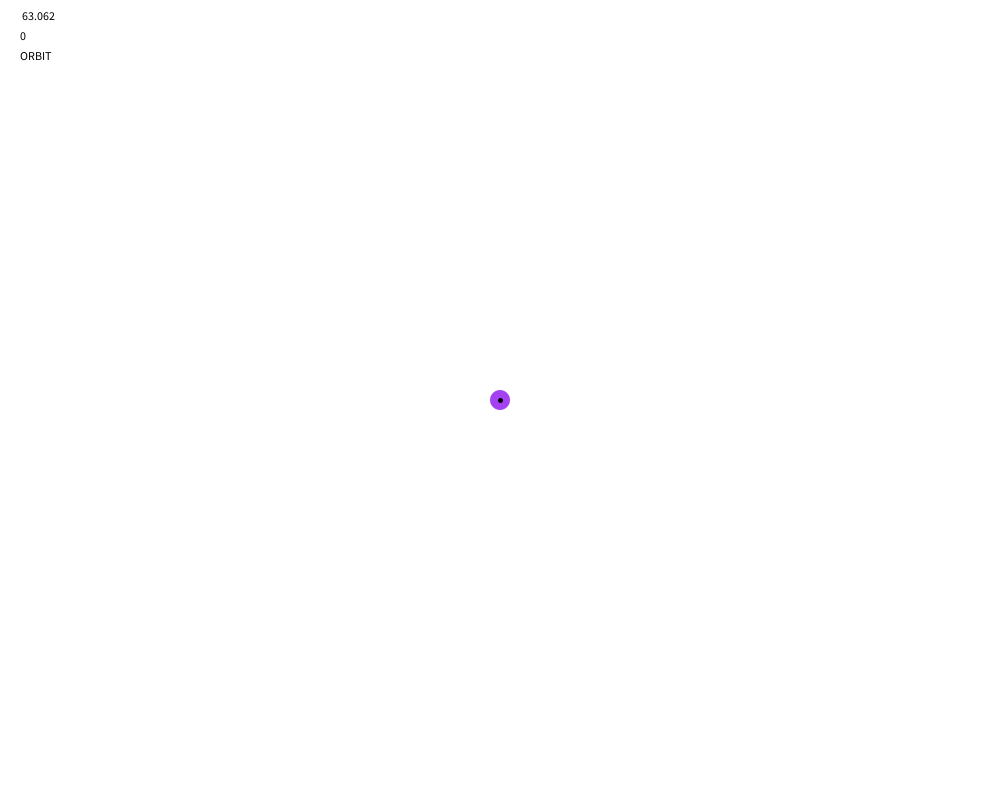
Frame 1 (no input)
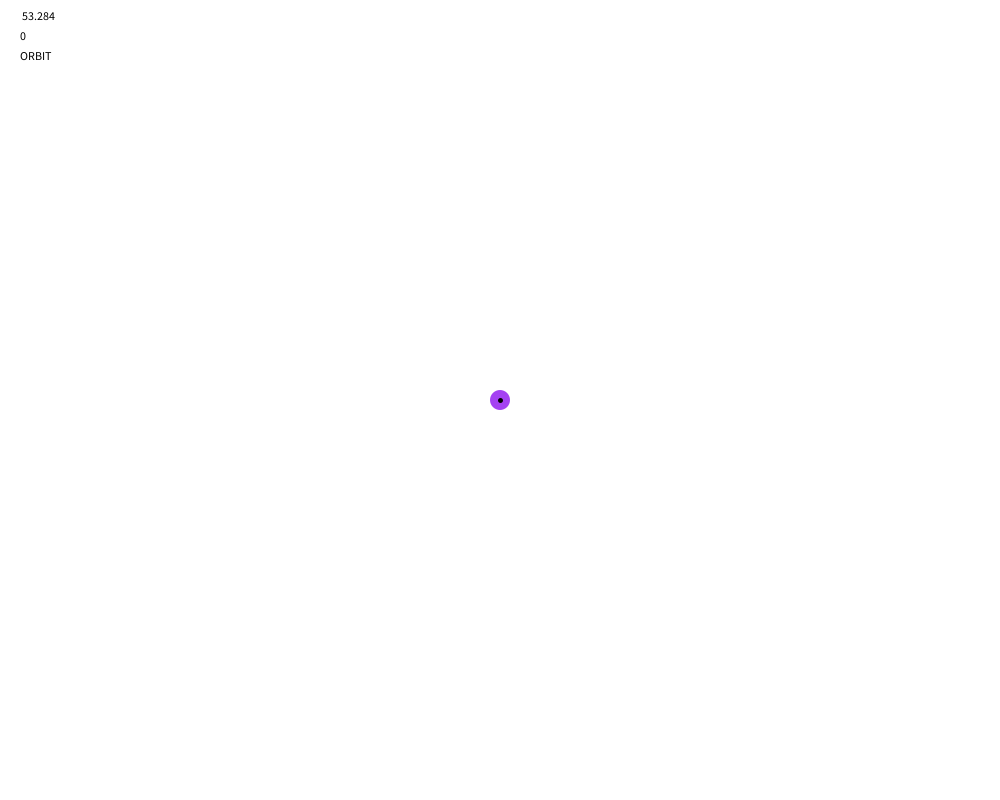
Frame 60 (the mouse pressed at the canvas centre just before this capture)
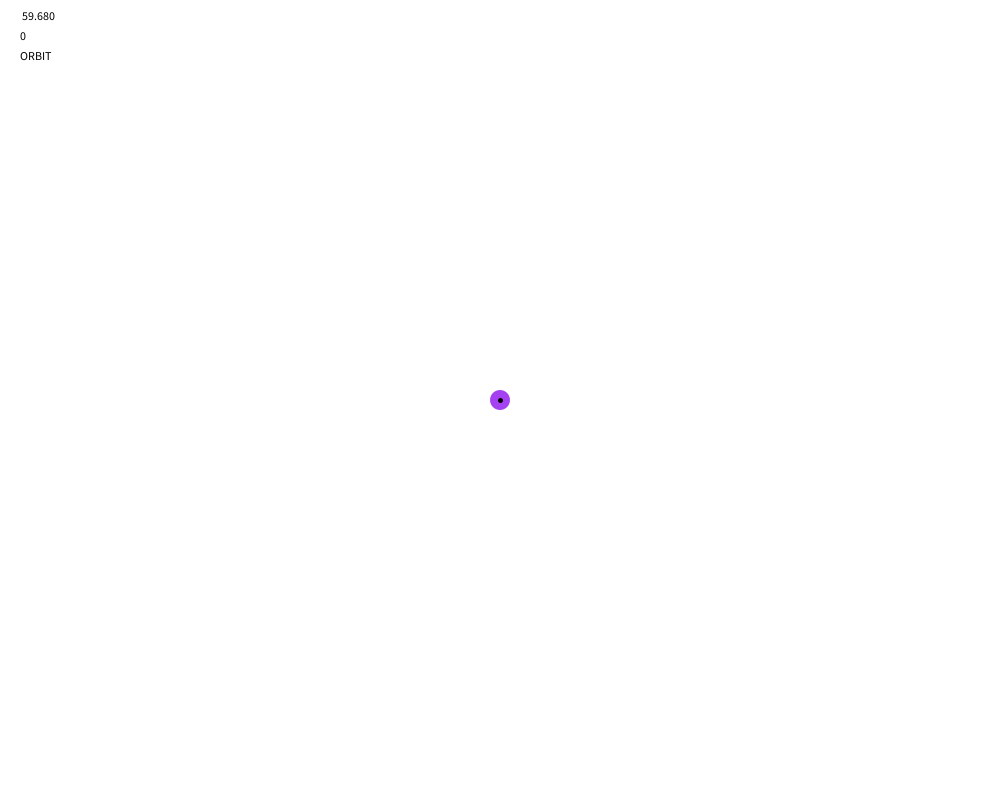
Frame 120 (the mouse held since frame 60 and released just before this capture)

The Processing sketch that drew these frames (run headless with seeded random() and noise(); from frame 60 on, the mouse is pressed at the canvas centre):

// Processing sketch: OrbPhysics
// ── OrbPhysics.pde
ArrayList<Orb>orbList;
Orb center;
String MODE = "ORBIT";
int mode = 1;
void setup() {
  size(1000, 800);
  orbList = new ArrayList<Orb>();
  center = new Orb(width/2, height/2, 10);
}
void mouseClicked() {

  orbList.add(new Orb(float(mouseX), float(mouseY), 5, 0, 20));
  //add a new Orb to the orbList, constructed as follows:
  //The x and y positions are the same as the mouse
  //the radius should be between in the range [20.0,70.0)
  //the xSpeed and ySpeed should be in the range [-3.0,3.0)
}
void keyPressed() {
  if (key == BACKSPACE) {
    orbList.clear();
  }
  if (key == 32) {
    switch(mode) {
    case 0: 
      MODE = "ORBIT";  
      mode++;
      break;
    case 1: 
      MODE = "GRAVITY"; 
      mode--;
      break;
    }
  }
}
void draw() {
  background(255);
  center.display();
  for (Orb o : orbList) {
    if (mode == 1)
      center.attract(o);
    else
      o.move();

    o.display();
  }
  fill(0);
  text(frameRate, 20, 20);
  text(orbList.size(), 20, 40);
  text(MODE, 20, 60);
}
public class Orb {
  float x, y;
  float xSpeed, ySpeed;
  float radius;
  color c;
  float G;
  public void attract(Orb other) {
    float d = dist(x, y, other.x, other.y);
    other.xSpeed += G*(x-other.x)/pow(d,2);
    other.ySpeed += G*(y-other.y)/pow(d,2);
    other.x += other.xSpeed;
    other.y += other.ySpeed;
  }
  public Orb(float x_, float y_, float radius_ ) {
    x = x_;
    y = y_;
    radius = radius_;
    G = 20;
    //random color... why not.
    c = color(random(255), random(255), random(255));
  }
  public Orb(float x_, float y_, float xSpeed_, float ySpeed_, float radius_ ) {
    x = x_;
    y = y_;
    xSpeed = xSpeed_;
    ySpeed = ySpeed_;
    radius = radius_;
    //random color... why not.
    c = color(random(255), random(255), random(255));
  }




  void display() {

    fill(c);
    noStroke();
    ellipse(x, y, radius*2, radius*2);
    stroke(0);
    strokeWeight(5);
    line(x,y,x+(xSpeed*5),y+(ySpeed*5));
    //Part 1:
    //draw a ellipse at the x,y position, with the correct radius.
    //make sure it is the correct color
    //make sure you read the parameters of ellipse, so that you have the correct size.
    //radius is NOT one of the parameters of ellipse by default.
  }

  void move() {
    //PART 2
    //change the x based on the xSpeed
    //change the y based on the ySpeed
    this.x += xSpeed;
    this.y += ySpeed;
    //PART 3
    //Change the speed when you collide with the end of the screen (all 4 sides)
    if (mode != 1) { 
      if (this.x+radius >= width || this.x-radius < 0)
        xSpeed *= -1;
         if(int(this.x+radius) > width )
          this.x = width-radius;
        else if( this.x-radius < 0)
          this.x = 0+radius;
      if (int(this.y+radius) > height || this.y-radius < 0) {
        //  this.y = height-radius;          
        ySpeed *= -1;
        if(int(this.y+radius) > height )
          this.y = height-radius;
        else if( this.y-radius < 0)
          this.y = 0+radius;
      }
      ySpeed += 0.15;
    }
    //if(int(this.y) < height)
    //       ySpeed += 2;

    //Part 4
    //Add a small adjustment for gravity. Gravity is a ySpeed acceleration...
    //You don't need a variable for this if every object experiences the same
    //gravitational constant (find the value that looks nice experimentally, 9.8 will not work well).
  }
}
